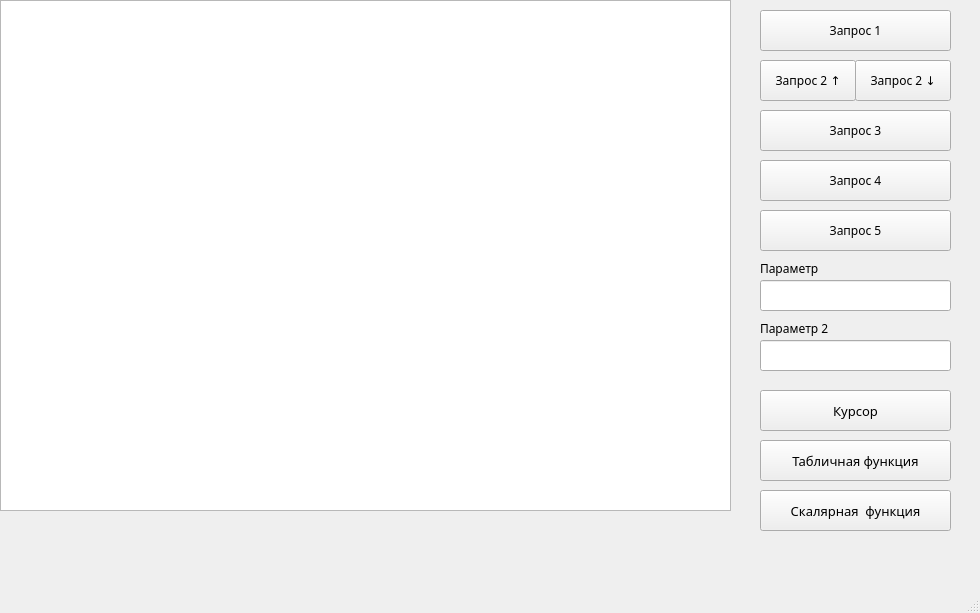
<?xml version="1.0" encoding="UTF-8"?>
<ui version="4.0">
 <class>QueryWindow</class>
 <widget class="QMainWindow" name="QueryWindow">
  <property name="geometry">
   <rect>
    <x>0</x>
    <y>0</y>
    <width>980</width>
    <height>613</height>
   </rect>
  </property>
  <property name="windowTitle">
   <string>MainWindow</string>
  </property>
  <widget class="QWidget" name="centralwidget">
   <widget class="QTableWidget" name="tableWidget">
    <property name="geometry">
     <rect>
      <x>0</x>
      <y>0</y>
      <width>731</width>
      <height>511</height>
     </rect>
    </property>
   </widget>
   <widget class="QPushButton" name="pushButton">
    <property name="geometry">
     <rect>
      <x>760</x>
      <y>10</y>
      <width>191</width>
      <height>41</height>
     </rect>
    </property>
    <property name="font">
     <font>
      <family>MS Reference Sans Serif</family>
      <pointsize>9</pointsize>
     </font>
    </property>
    <property name="text">
     <string>Запрос 1</string>
    </property>
   </widget>
   <widget class="QPushButton" name="pushButton_2_1">
    <property name="geometry">
     <rect>
      <x>760</x>
      <y>60</y>
      <width>96</width>
      <height>41</height>
     </rect>
    </property>
    <property name="font">
     <font>
      <family>MS Reference Sans Serif</family>
      <pointsize>9</pointsize>
     </font>
    </property>
    <property name="text">
     <string>Запрос 2 ↑</string>
    </property>
   </widget>
   <widget class="QPushButton" name="pushButton_3">
    <property name="geometry">
     <rect>
      <x>760</x>
      <y>110</y>
      <width>191</width>
      <height>41</height>
     </rect>
    </property>
    <property name="font">
     <font>
      <family>MS Reference Sans Serif</family>
      <pointsize>9</pointsize>
     </font>
    </property>
    <property name="text">
     <string>Запрос 3</string>
    </property>
   </widget>
   <widget class="QPushButton" name="pushButton_4">
    <property name="geometry">
     <rect>
      <x>760</x>
      <y>160</y>
      <width>191</width>
      <height>41</height>
     </rect>
    </property>
    <property name="font">
     <font>
      <family>MS Reference Sans Serif</family>
      <pointsize>9</pointsize>
     </font>
    </property>
    <property name="text">
     <string>Запрос 4</string>
    </property>
   </widget>
   <widget class="QPushButton" name="pushButton_5">
    <property name="geometry">
     <rect>
      <x>760</x>
      <y>210</y>
      <width>191</width>
      <height>41</height>
     </rect>
    </property>
    <property name="font">
     <font>
      <family>MS Reference Sans Serif</family>
      <pointsize>9</pointsize>
     </font>
    </property>
    <property name="text">
     <string>Запрос 5</string>
    </property>
   </widget>
   <widget class="QLineEdit" name="lineEdit">
    <property name="geometry">
     <rect>
      <x>760</x>
      <y>280</y>
      <width>191</width>
      <height>31</height>
     </rect>
    </property>
   </widget>
   <widget class="QLabel" name="label">
    <property name="geometry">
     <rect>
      <x>760</x>
      <y>260</y>
      <width>101</width>
      <height>16</height>
     </rect>
    </property>
    <property name="font">
     <font>
      <family>MS Reference Sans Serif</family>
      <pointsize>9</pointsize>
     </font>
    </property>
    <property name="text">
     <string>Параметр</string>
    </property>
   </widget>
   <widget class="QPushButton" name="pushButton_2_2">
    <property name="geometry">
     <rect>
      <x>855</x>
      <y>60</y>
      <width>96</width>
      <height>41</height>
     </rect>
    </property>
    <property name="font">
     <font>
      <family>MS Reference Sans Serif</family>
      <pointsize>9</pointsize>
     </font>
    </property>
    <property name="text">
     <string>Запрос 2 ↓</string>
    </property>
   </widget>
   <widget class="QLineEdit" name="lineEdit_2">
    <property name="geometry">
     <rect>
      <x>760</x>
      <y>340</y>
      <width>191</width>
      <height>31</height>
     </rect>
    </property>
   </widget>
   <widget class="QLabel" name="label_2">
    <property name="geometry">
     <rect>
      <x>760</x>
      <y>320</y>
      <width>101</width>
      <height>16</height>
     </rect>
    </property>
    <property name="font">
     <font>
      <family>MS Reference Sans Serif</family>
      <pointsize>9</pointsize>
     </font>
    </property>
    <property name="text">
     <string>Параметр 2</string>
    </property>
   </widget>
   <widget class="QPushButton" name="pushButton_6">
    <property name="geometry">
     <rect>
      <x>760</x>
      <y>390</y>
      <width>191</width>
      <height>41</height>
     </rect>
    </property>
    <property name="font">
     <font>
      <family>MS Reference Sans Serif</family>
      <pointsize>10</pointsize>
     </font>
    </property>
    <property name="text">
     <string>Курсор</string>
    </property>
   </widget>
   <widget class="QPushButton" name="pushButton_7">
    <property name="geometry">
     <rect>
      <x>760</x>
      <y>440</y>
      <width>191</width>
      <height>41</height>
     </rect>
    </property>
    <property name="font">
     <font>
      <family>MS Reference Sans Serif</family>
      <pointsize>10</pointsize>
     </font>
    </property>
    <property name="text">
     <string>Табличная функция</string>
    </property>
   </widget>
   <widget class="QPushButton" name="pushButton_8">
    <property name="geometry">
     <rect>
      <x>760</x>
      <y>490</y>
      <width>191</width>
      <height>41</height>
     </rect>
    </property>
    <property name="font">
     <font>
      <family>MS Reference Sans Serif</family>
      <pointsize>10</pointsize>
     </font>
    </property>
    <property name="text">
     <string>Скалярная  функция</string>
    </property>
   </widget>
  </widget>
  <widget class="QMenuBar" name="menubar">
   <property name="geometry">
    <rect>
     <x>0</x>
     <y>0</y>
     <width>980</width>
     <height>21</height>
    </rect>
   </property>
  </widget>
  <widget class="QStatusBar" name="statusbar"/>
 </widget>
 <resources/>
 <connections/>
</ui>
